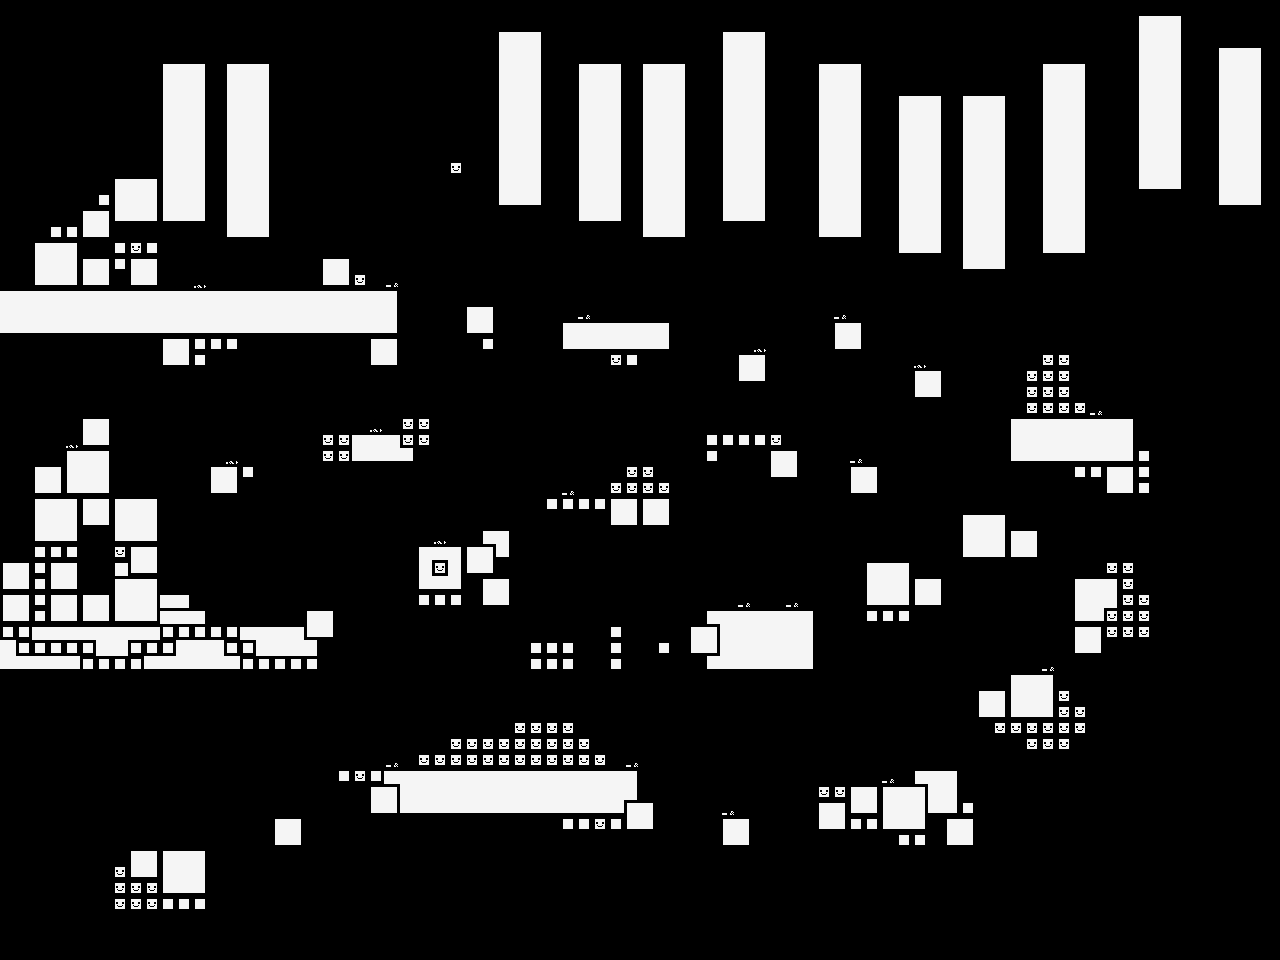

A 2D game scene composited from a Tiled map and its tileset images. What follows is a short description and the map's XML, with each tile layer's data collapsed to a summary:
An orthogonal 80x60 tile map with 16x16 px tiles, 1 tile layer (Tile Layer 1).

<map version="1.10" tiledversion="1.10.2" orientation="orthogonal" renderorder="right-down" width="80" height="60" tilewidth="16" tileheight="16" infinite="0" nextlayerid="2" nextobjectid="1">
 <tileset firstgid="1" source="basic_tilemap.tsx" />
 <layer id="1" name="Tile Layer 1" width="80" height="60">
  <data>[4800 cells, 1149 non-empty, 14 distinct tile ids]</data>
 </layer>
</map>
